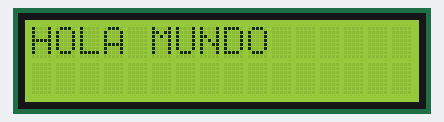
Bench run of a sketch on a simulated ESP32. On the bench: 16×2 character LCD. WiFi joins after 1.5 s; servers stay silent unless stated; uploads are accepted with an empty reply; what the sketch prints to the serial monitor is not drawn.

Above: at 0.1 s.
At 11.4 s:
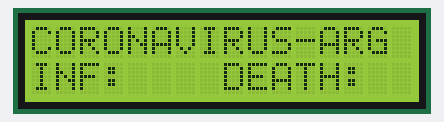
At 15.4 s:
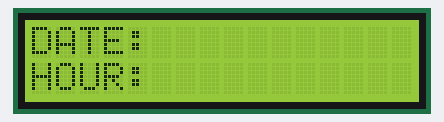
At 19.4 s:
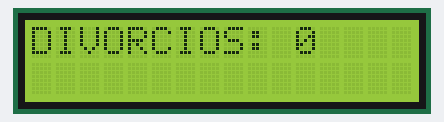
At 24.9 s:
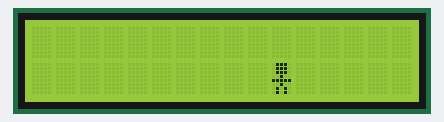
At 31.5 s:
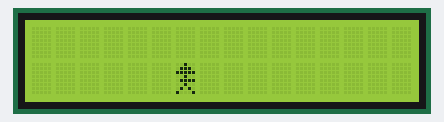

The sketch:

covid-19-2.ino
```cpp
#include <WiFi.h>
#include <HTTPClient.h>
#include <LiquidCrystal_I2C.h>
const char* ssid = "";
const char* password = "";

LiquidCrystal_I2C lcd(0x3F, 16, 2);

//certificacion https
const char* root_ca= \
"-----BEGIN CERTIFICATE-----\n" \
"MIIEsTCCA5mgAwIBAgIQBOHnpNxc8vNtwCtCuF0VnzANBgkqhkiG9w0BAQsFADBs\n" \
"MQswCQYDVQQGEwJVUzEVMBMGA1UEChMMRGlnaUNlcnQgSW5jMRkwFwYDVQQLExB3\n" \
"d3cuZGlnaWNlcnQuY29tMSswKQYDVQQDEyJEaWdpQ2VydCBIaWdoIEFzc3VyYW5j\n" \
"ZSBFViBSb290IENBMB4XDTEzMTAyMjEyMDAwMFoXDTI4MTAyMjEyMDAwMFowcDEL\n" \
"MAkGA1UEBhMCVVMxFTATBgNVBAoTDERpZ2lDZXJ0IEluYzEZMBcGA1UECxMQd3d3\n" \
"LmRpZ2ljZXJ0LmNvbTEvMC0GA1UEAxMmRGlnaUNlcnQgU0hBMiBIaWdoIEFzc3Vy\n" \
"YW5jZSBTZXJ2ZXIgQ0EwggEiMA0GCSqGSIb3DQEBAQUAA4IBDwAwggEKAoIBAQC2\n" \
"4C/CJAbIbQRf1+8KZAayfSImZRauQkCbztyfn3YHPsMwVYcZuU+UDlqUH1VWtMIC\n" \
"Kq/QmO4LQNfE0DtyyBSe75CxEamu0si4QzrZCwvV1ZX1QK/IHe1NnF9Xt4ZQaJn1\n" \
"itrSxwUfqJfJ3KSxgoQtxq2lnMcZgqaFD15EWCo3j/018QsIJzJa9buLnqS9UdAn\n" \
"4t07QjOjBSjEuyjMmqwrIw14xnvmXnG3Sj4I+4G3FhahnSMSTeXXkgisdaScus0X\n" \
"sh5ENWV/UyU50RwKmmMbGZJ0aAo3wsJSSMs5WqK24V3B3aAguCGikyZvFEohQcft\n" \
"bZvySC/zA/WiaJJTL17jAgMBAAGjggFJMIIBRTASBgNVHRMBAf8ECDAGAQH/AgEA\n" \
"MA4GA1UdDwEB/wQEAwIBhjAdBgNVHSUEFjAUBggrBgEFBQcDAQYIKwYBBQUHAwIw\n" \
"NAYIKwYBBQUHAQEEKDAmMCQGCCsGAQUFBzABhhhodHRwOi8vb2NzcC5kaWdpY2Vy\n" \
"dC5jb20wSwYDVR0fBEQwQjBAoD6gPIY6aHR0cDovL2NybDQuZGlnaWNlcnQuY29t\n" \
"L0RpZ2lDZXJ0SGlnaEFzc3VyYW5jZUVWUm9vdENBLmNybDA9BgNVHSAENjA0MDIG\n" \
"BFUdIAAwKjAoBggrBgEFBQcCARYcaHR0cHM6Ly93d3cuZGlnaWNlcnQuY29tL0NQ\n" \
"UzAdBgNVHQ4EFgQUUWj/kK8CB3U8zNllZGKiErhZcjswHwYDVR0jBBgwFoAUsT7D\n" \
"aQP4v0cB1JgmGggC72NkK8MwDQYJKoZIhvcNAQELBQADggEBABiKlYkD5m3fXPwd\n" \
"aOpKj4PWUS+Na0QWnqxj9dJubISZi6qBcYRb7TROsLd5kinMLYBq8I4g4Xmk/gNH\n" \
"E+r1hspZcX30BJZr01lYPf7TMSVcGDiEo+afgv2MW5gxTs14nhr9hctJqvIni5ly\n" \
"/D6q1UEL2tU2ob8cbkdJf17ZSHwD2f2LSaCYJkJA69aSEaRkCldUxPUd1gJea6zu\n" \
"xICaEnL6VpPX/78whQYwvwt/Tv9XBZ0k7YXDK/umdaisLRbvfXknsuvCnQsH6qqF\n" \
"0wGjIChBWUMo0oHjqvbsezt3tkBigAVBRQHvFwY+3sAzm2fTYS5yh+Rp/BIAV0Ae\n" \
"cPUeybQ=\n" \
"-----END CERTIFICATE-----\n";

 byte chica[8] = { B00100, B01110, B11111, B00100, B01111, B00100, B01010, B10001 };
byte  chico[8] = { B01110, B01110, B01110, B00100, B11111, B00100, B01010, B01010 };


void setup() {
   // initialize LCD
  lcd.init();
  // turn on LCD backlight
  lcd.backlight();
   Serial.begin(115200);
  lcd.print("HOLA MUNDO");
  delay(1000);
 lcd.clear();
 lcd.createChar(1,chica);
 lcd.createChar(2,chico);
 lcd.clear();
  WiFi.begin(ssid, password);

  while (WiFi.status() != WL_CONNECTED) {
    delay(1000);
    Serial.println("Connecting to WiFi..");
  }

  Serial.println("Connected to the WiFi network");

}

String dato="";
void loop() {
  if ((WiFi.status() == WL_CONNECTED)) { //Check the current connection status

    HTTPClient http;

    http.begin("https://coronavirus-tracker-api.herokuapp.com/v2/locations?country_code=AR", root_ca); //Specify the URL and certificate
    int httpCode = http.GET();                                                  //Make the request

    if (httpCode > 0) { //Check for the returning code

        String payload = http.getString();
      dato=payload;
      //  Serial.println(httpCode);
     //  Serial.println(payload);


      }

    else {
      //Serial.println("Error on HTTP request");
      lcd.setCursor(0, 0);
      lcd.print("ERROR TIMEOUT REQUEST");
      lcd.clear();
      delay(2000);
      dato="";
    }


    http.end(); //Free the resources
  }


  delay(8000);
  //posicion de los datos infectados
  int confirm = dato.indexOf("confirmed");
  int posConfirm= confirm + 11;
  int finPos = dato.indexOf(',');

  //posicion de los datos muertos
  int death = dato.indexOf("deaths");
  int posDeath= death + 8;
  int finDeath = dato.indexOf (',', finPos + 1);

  //posicion de los datos Año
  int dates = dato.indexOf("last_updated");
  int posDates= dates + 15;
  int finDates = dato.indexOf('T');

 //posicion de los datos hora
  int tim = dato.indexOf('T');
  int posTim= tim + 1 ;
  int finTim= dato.indexOf('Z'); ;

       lcd.setCursor(0, 0);
       lcd.print("CORONAVIRUS-ARG");
       lcd.setCursor(0, 1);
       lcd.print("INF:");
       lcd.setCursor(4, 1);
       lcd.print(dato.substring(posConfirm,finPos));
       lcd.setCursor(8, 1);
       lcd.print("DEATH:");
       lcd.setCursor(14, 1);
       lcd.print(dato.substring(posDeath,finDeath));
       delay(4000);
       lcd.clear();
       lcd.setCursor(0, 0);
       lcd.print("DATE:");
       lcd.setCursor(5, 0);
       lcd.print(dato.substring(posDates,finDates));
       lcd.setCursor(0, 1);
       lcd.print("HOUR:");
       lcd.print(dato.substring(posTim,finTim));
       delay(4000);
       lcd.clear();
       lcd.setCursor(0, 0);
       lcd.print("DIVORCIOS:");
       lcd.setCursor(11, 0);
       lcd.print("0");
       delay(2500);
       lcd.clear();
       lcd.setCursor(7,1);
       lcd.write(byte(1));
       for(int i = 7; i< 17; i++)
        {
        lcd.setCursor(i,1);
        lcd.write(byte(2));
        delay(500);
        lcd.setCursor(6,1);
        lcd.write(byte(1));
        delay(500);
        lcd.clear();
        }

       delay(3000);
       //limpio lcd
       lcd.clear();
       //limpio variable
       dato="";
}
```

Measured:
- what the display in image 1 shows lasts 4.0 s, from 11.3 s to 15.3 s
- what the display in image 3 shows lasts 2.5 s, from 19.4 s to 21.9 s
- what the display in image 4 shows lasts 0.5 s, from 24.9 s to 25.4 s
